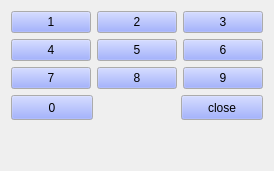
  <widget class="QWidget" name="layoutWidget2">
   <property name="geometry">
    <rect>
     <x>296</x>
     <y>0</y>
     <width>271</width>
     <height>171</height>
    </rect>
   </property>
   <layout class="QVBoxLayout" name="verticalLayout">
    <item>
     <layout class="QGridLayout" name="gridLayout">
      <item row="0" column="1">
       <widget class="QPushButton" name="panelButton_2">
        <property name="sizePolicy">
         <sizepolicy hsizetype="Expanding" vsizetype="Expanding">
          <horstretch>0</horstretch>
          <verstretch>0</verstretch>
         </sizepolicy>
        </property>
        <property name="minimumSize">
         <size>
          <width>0</width>
          <height>0</height>
         </size>
        </property>
        <property name="palette">
         <palette>
          <active>
           <colorrole role="Button">
            <brush brushstyle="SolidPattern">
             <color alpha="255">
              <red>131</red>
              <green>150</green>
              <blue>255</blue>
             </color>
            </brush>
           </colorrole>
           <colorrole role="Shadow">
            <brush brushstyle="SolidPattern">
             <color alpha="255">
              <red>170</red>
              <green>2</green>
              <blue>4</blue>
             </color>
            </brush>
           </colorrole>
          </active>
          <inactive>
           <colorrole role="Button">
            <brush brushstyle="SolidPattern">
             <color alpha="255">
              <red>131</red>
              <green>150</green>
              <blue>255</blue>
             </color>
            </brush>
           </colorrole>
           <colorrole role="Shadow">
            <brush brushstyle="SolidPattern">
             <color alpha="255">
              <red>170</red>
              <green>2</green>
              <blue>4</blue>
             </color>
            </brush>
           </colorrole>
          </inactive>
          <disabled>
           <colorrole role="Button">
            <brush brushstyle="SolidPattern">
             <color alpha="255">
              <red>131</red>
              <green>150</green>
              <blue>255</blue>
             </color>
            </brush>
           </colorrole>
           <colorrole role="Shadow">
            <brush brushstyle="SolidPattern">
             <color alpha="255">
              <red>170</red>
              <green>2</green>
              <blue>4</blue>
             </color>
            </brush>
           </colorrole>
          </disabled>
         </palette>
        </property>
        <property name="focusPolicy">
         <enum>Qt::NoFocus</enum>
        </property>
        <property name="text">
         <string>2</string>
        </property>
        <property name="checkable">
         <bool>false</bool>
        </property>
        <property name="lylbuttonValue" stdset="0">
         <number>50</number>
        </property>
       </widget>
      </item>
      <item row="0" column="2">
       <widget class="QPushButton" name="panelButton_3">
        <property name="sizePolicy">
         <sizepolicy hsizetype="Expanding" vsizetype="Expanding">
          <horstretch>0</horstretch>
          <verstretch>0</verstretch>
         </sizepolicy>
        </property>
        <property name="minimumSize">
         <size>
          <width>0</width>
          <height>0</height>
         </size>
        </property>
        <property name="palette">
         <palette>
          <active>
           <colorrole role="Button">
            <brush brushstyle="SolidPattern">
             <color alpha="255">
              <red>131</red>
              <green>150</green>
              <blue>255</blue>
             </color>
            </brush>
           </colorrole>
           <colorrole role="Shadow">
            <brush brushstyle="SolidPattern">
             <color alpha="255">
              <red>170</red>
              <green>2</green>
              <blue>4</blue>
             </color>
            </brush>
           </colorrole>
          </active>
          <inactive>
           <colorrole role="Button">
            <brush brushstyle="SolidPattern">
             <color alpha="255">
              <red>131</red>
              <green>150</green>
              <blue>255</blue>
             </color>
            </brush>
           </colorrole>
           <colorrole role="Shadow">
            <brush brushstyle="SolidPattern">
             <color alpha="255">
              <red>170</red>
              <green>2</green>
              <blue>4</blue>
             </color>
            </brush>
           </colorrole>
          </inactive>
          <disabled>
           <colorrole role="Button">
            <brush brushstyle="SolidPattern">
             <color alpha="255">
              <red>131</red>
              <green>150</green>
              <blue>255</blue>
             </color>
            </brush>
           </colorrole>
           <colorrole role="Shadow">
            <brush brushstyle="SolidPattern">
             <color alpha="255">
              <red>170</red>
              <green>2</green>
              <blue>4</blue>
             </color>
            </brush>
           </colorrole>
          </disabled>
         </palette>
        </property>
        <property name="focusPolicy">
         <enum>Qt::NoFocus</enum>
        </property>
        <property name="text">
         <string>3</string>
        </property>
        <property name="checkable">
         <bool>false</bool>
        </property>
        <property name="lylbuttonValue" stdset="0">
         <number>51</number>
        </property>
       </widget>
      </item>
      <item row="2" column="2">
       <widget class="QPushButton" name="panelButton_9">
        <property name="sizePolicy">
         <sizepolicy hsizetype="Expanding" vsizetype="Expanding">
          <horstretch>0</horstretch>
          <verstretch>0</verstretch>
         </sizepolicy>
        </property>
        <property name="minimumSize">
         <size>
          <width>0</width>
          <height>0</height>
         </size>
        </property>
        <property name="palette">
         <palette>
          <active>
           <colorrole role="Button">
            <brush brushstyle="SolidPattern">
             <color alpha="255">
              <red>131</red>
              <green>150</green>
              <blue>255</blue>
             </color>
            </brush>
           </colorrole>
           <colorrole role="Shadow">
            <brush brushstyle="SolidPattern">
             <color alpha="255">
              <red>170</red>
              <green>2</green>
              <blue>4</blue>
             </color>
            </brush>
           </colorrole>
          </active>
          <inactive>
           <colorrole role="Button">
            <brush brushstyle="SolidPattern">
             <color alpha="255">
              <red>131</red>
              <green>150</green>
              <blue>255</blue>
             </color>
            </brush>
           </colorrole>
           <colorrole role="Shadow">
            <brush brushstyle="SolidPattern">
             <color alpha="255">
              <red>170</red>
              <green>2</green>
              <blue>4</blue>
             </color>
            </brush>
           </colorrole>
          </inactive>
          <disabled>
           <colorrole role="Button">
            <brush brushstyle="SolidPattern">
             <color alpha="255">
              <red>131</red>
              <green>150</green>
              <blue>255</blue>
             </color>
            </brush>
           </colorrole>
           <colorrole role="Shadow">
            <brush brushstyle="SolidPattern">
             <color alpha="255">
              <red>170</red>
              <green>2</green>
              <blue>4</blue>
             </color>
            </brush>
           </colorrole>
          </disabled>
         </palette>
        </property>
        <property name="focusPolicy">
         <enum>Qt::NoFocus</enum>
        </property>
        <property name="text">
         <string>9</string>
        </property>
        <property name="checkable">
         <bool>false</bool>
        </property>
        <property name="lylbuttonValue" stdset="0">
         <number>57</number>
        </property>
       </widget>
      </item>
      <item row="1" column="0">
       <widget class="QPushButton" name="panelButton_4">
        <property name="sizePolicy">
         <sizepolicy hsizetype="Expanding" vsizetype="Expanding">
          <horstretch>0</horstretch>
          <verstretch>0</verstretch>
         </sizepolicy>
        </property>
        <property name="minimumSize">
         <size>
          <width>0</width>
          <height>0</height>
         </size>
        </property>
        <property name="palette">
         <palette>
          <active>
           <colorrole role="Button">
            <brush brushstyle="SolidPattern">
             <color alpha="255">
              <red>131</red>
              <green>150</green>
              <blue>255</blue>
             </color>
            </brush>
           </colorrole>
           <colorrole role="Shadow">
            <brush brushstyle="SolidPattern">
             <color alpha="255">
              <red>170</red>
              <green>2</green>
              <blue>4</blue>
             </color>
            </brush>
           </colorrole>
          </active>
          <inactive>
           <colorrole role="Button">
            <brush brushstyle="SolidPattern">
             <color alpha="255">
              <red>131</red>
              <green>150</green>
              <blue>255</blue>
             </color>
            </brush>
           </colorrole>
           <colorrole role="Shadow">
            <brush brushstyle="SolidPattern">
             <color alpha="255">
              <red>170</red>
              <green>2</green>
              <blue>4</blue>
             </color>
            </brush>
           </colorrole>
          </inactive>
          <disabled>
           <colorrole role="Button">
            <brush brushstyle="SolidPattern">
             <color alpha="255">
              <red>131</red>
              <green>150</green>
              <blue>255</blue>
             </color>
            </brush>
           </colorrole>
           <colorrole role="Shadow">
            <brush brushstyle="SolidPattern">
             <color alpha="255">
              <red>170</red>
              <green>2</green>
              <blue>4</blue>
             </color>
            </brush>
           </colorrole>
          </disabled>
         </palette>
        </property>
        <property name="focusPolicy">
         <enum>Qt::NoFocus</enum>
        </property>
        <property name="text">
         <string>4</string>
        </property>
        <property name="checkable">
         <bool>false</bool>
        </property>
        <property name="lylbuttonValue" stdset="0">
         <number>52</number>
        </property>
       </widget>
      </item>
      <item row="1" column="1">
       <widget class="QPushButton" name="panelButton_5">
        <property name="sizePolicy">
         <sizepolicy hsizetype="Expanding" vsizetype="Expanding">
          <horstretch>0</horstretch>
          <verstretch>0</verstretch>
         </sizepolicy>
        </property>
        <property name="minimumSize">
         <size>
          <width>0</width>
          <height>0</height>
         </size>
        </property>
        <property name="palette">
         <palette>
          <active>
           <colorrole role="Button">
            <brush brushstyle="SolidPattern">
             <color alpha="255">
              <red>131</red>
              <green>150</green>
              <blue>255</blue>
             </color>
            </brush>
           </colorrole>
           <colorrole role="Shadow">
            <brush brushstyle="SolidPattern">
             <color alpha="255">
              <red>170</red>
              <green>2</green>
              <blue>4</blue>
             </color>
            </brush>
           </colorrole>
          </active>
          <inactive>
           <colorrole role="Button">
            <brush brushstyle="SolidPattern">
             <color alpha="255">
              <red>131</red>
              <green>150</green>
              <blue>255</blue>
             </color>
            </brush>
           </colorrole>
           <colorrole role="Shadow">
            <brush brushstyle="SolidPattern">
             <color alpha="255">
              <red>170</red>
              <green>2</green>
              <blue>4</blue>
             </color>
            </brush>
           </colorrole>
          </inactive>
          <disabled>
           <colorrole role="Button">
            <brush brushstyle="SolidPattern">
             <color alpha="255">
              <red>131</red>
              <green>150</green>
              <blue>255</blue>
             </color>
            </brush>
           </colorrole>
           <colorrole role="Shadow">
            <brush brushstyle="SolidPattern">
             <color alpha="255">
              <red>170</red>
              <green>2</green>
              <blue>4</blue>
             </color>
            </brush>
           </colorrole>
          </disabled>
         </palette>
        </property>
        <property name="focusPolicy">
         <enum>Qt::NoFocus</enum>
        </property>
        <property name="text">
         <string>5</string>
        </property>
        <property name="checkable">
         <bool>false</bool>
        </property>
        <property name="lylbuttonValue" stdset="0">
         <number>53</number>
        </property>
       </widget>
      </item>
      <item row="1" column="2">
       <widget class="QPushButton" name="panelButton_6">
        <property name="sizePolicy">
         <sizepolicy hsizetype="Expanding" vsizetype="Expanding">
          <horstretch>0</horstretch>
          <verstretch>0</verstretch>
         </sizepolicy>
        </property>
        <property name="minimumSize">
         <size>
          <width>0</width>
          <height>0</height>
         </size>
        </property>
        <property name="palette">
         <palette>
          <active>
           <colorrole role="Button">
            <brush brushstyle="SolidPattern">
             <color alpha="255">
              <red>131</red>
              <green>150</green>
              <blue>255</blue>
             </color>
            </brush>
           </colorrole>
           <colorrole role="Shadow">
            <brush brushstyle="SolidPattern">
             <color alpha="255">
              <red>170</red>
              <green>2</green>
              <blue>4</blue>
             </color>
            </brush>
           </colorrole>
          </active>
          <inactive>
           <colorrole role="Button">
            <brush brushstyle="SolidPattern">
             <color alpha="255">
              <red>131</red>
              <green>150</green>
              <blue>255</blue>
             </color>
            </brush>
           </colorrole>
           <colorrole role="Shadow">
            <brush brushstyle="SolidPattern">
             <color alpha="255">
              <red>170</red>
              <green>2</green>
              <blue>4</blue>
             </color>
            </brush>
           </colorrole>
          </inactive>
          <disabled>
           <colorrole role="Button">
            <brush brushstyle="SolidPattern">
             <color alpha="255">
              <red>131</red>
              <green>150</green>
              <blue>255</blue>
             </color>
            </brush>
           </colorrole>
           <colorrole role="Shadow">
            <brush brushstyle="SolidPattern">
             <color alpha="255">
              <red>170</red>
              <green>2</green>
              <blue>4</blue>
             </color>
            </brush>
           </colorrole>
          </disabled>
         </palette>
        </property>
        <property name="focusPolicy">
         <enum>Qt::NoFocus</enum>
        </property>
        <property name="text">
         <string>6</string>
        </property>
        <property name="checkable">
         <bool>false</bool>
        </property>
        <property name="lylbuttonValue" stdset="0">
         <number>54</number>
        </property>
       </widget>
      </item>
      <item row="2" column="0">
       <widget class="QPushButton" name="panelButton_7">
        <property name="sizePolicy">
         <sizepolicy hsizetype="Expanding" vsizetype="Expanding">
          <horstretch>0</horstretch>
          <verstretch>0</verstretch>
         </sizepolicy>
        </property>
        <property name="minimumSize">
         <size>
          <width>0</width>
          <height>0</height>
         </size>
        </property>
        <property name="palette">
         <palette>
          <active>
           <colorrole role="Button">
            <brush brushstyle="SolidPattern">
             <color alpha="255">
              <red>131</red>
              <green>150</green>
              <blue>255</blue>
             </color>
            </brush>
           </colorrole>
           <colorrole role="Shadow">
            <brush brushstyle="SolidPattern">
             <color alpha="255">
              <red>170</red>
              <green>2</green>
              <blue>4</blue>
             </color>
            </brush>
           </colorrole>
          </active>
          <inactive>
           <colorrole role="Button">
            <brush brushstyle="SolidPattern">
             <color alpha="255">
              <red>131</red>
              <green>150</green>
              <blue>255</blue>
             </color>
            </brush>
           </colorrole>
           <colorrole role="Shadow">
            <brush brushstyle="SolidPattern">
             <color alpha="255">
              <red>170</red>
              <green>2</green>
              <blue>4</blue>
             </color>
            </brush>
           </colorrole>
          </inactive>
          <disabled>
           <colorrole role="Button">
            <brush brushstyle="SolidPattern">
             <color alpha="255">
              <red>131</red>
              <green>150</green>
              <blue>255</blue>
             </color>
            </brush>
           </colorrole>
           <colorrole role="Shadow">
            <brush brushstyle="SolidPattern">
             <color alpha="255">
              <red>170</red>
              <green>2</green>
              <blue>4</blue>
             </color>
            </brush>
           </colorrole>
          </disabled>
         </palette>
        </property>
        <property name="focusPolicy">
         <enum>Qt::NoFocus</enum>
        </property>
        <property name="text">
         <string>7</string>
        </property>
        <property name="checkable">
         <bool>false</bool>
        </property>
        <property name="lylbuttonValue" stdset="0">
         <number>55</number>
        </property>
       </widget>
      </item>
      <item row="2" column="1">
       <widget class="QPushButton" name="panelButton_8">
        <property name="sizePolicy">
         <sizepolicy hsizetype="Expanding" vsizetype="Expanding">
          <horstretch>0</horstretch>
          <verstretch>0</verstretch>
         </sizepolicy>
        </property>
        <property name="minimumSize">
         <size>
          <width>0</width>
          <height>0</height>
         </size>
        </property>
        <property name="palette">
         <palette>
          <active>
           <colorrole role="Button">
            <brush brushstyle="SolidPattern">
             <color alpha="255">
              <red>131</red>
              <green>150</green>
              <blue>255</blue>
             </color>
            </brush>
           </colorrole>
           <colorrole role="Shadow">
            <brush brushstyle="SolidPattern">
             <color alpha="255">
              <red>170</red>
              <green>2</green>
              <blue>4</blue>
             </color>
            </brush>
           </colorrole>
          </active>
          <inactive>
           <colorrole role="Button">
            <brush brushstyle="SolidPattern">
             <color alpha="255">
              <red>131</red>
              <green>150</green>
              <blue>255</blue>
             </color>
            </brush>
           </colorrole>
           <colorrole role="Shadow">
            <brush brushstyle="SolidPattern">
             <color alpha="255">
              <red>170</red>
              <green>2</green>
              <blue>4</blue>
             </color>
            </brush>
           </colorrole>
          </inactive>
          <disabled>
           <colorrole role="Button">
            <brush brushstyle="SolidPattern">
             <color alpha="255">
              <red>131</red>
              <green>150</green>
              <blue>255</blue>
             </color>
            </brush>
           </colorrole>
           <colorrole role="Shadow">
            <brush brushstyle="SolidPattern">
             <color alpha="255">
              <red>170</red>
              <green>2</green>
              <blue>4</blue>
             </color>
            </brush>
           </colorrole>
          </disabled>
         </palette>
        </property>
        <property name="focusPolicy">
         <enum>Qt::NoFocus</enum>
        </property>
        <property name="text">
         <string>8</string>
        </property>
        <property name="checkable">
         <bool>false</bool>
        </property>
        <property name="lylbuttonValue" stdset="0">
         <number>56</number>
        </property>
       </widget>
      </item>
      <item row="0" column="0">
       <widget class="QPushButton" name="panelButton_1">
        <property name="sizePolicy">
         <sizepolicy hsizetype="Expanding" vsizetype="Expanding">
          <horstretch>0</horstretch>
          <verstretch>0</verstretch>
         </sizepolicy>
        </property>
        <property name="minimumSize">
         <size>
          <width>0</width>
          <height>0</height>
         </size>
        </property>
        <property name="palette">
         <palette>
          <active>
           <colorrole role="Button">
            <brush brushstyle="SolidPattern">
             <color alpha="255">
              <red>131</red>
              <green>150</green>
              <blue>255</blue>
             </color>
            </brush>
           </colorrole>
           <colorrole role="Shadow">
            <brush brushstyle="SolidPattern">
             <color alpha="255">
              <red>170</red>
              <green>2</green>
              <blue>4</blue>
             </color>
            </brush>
           </colorrole>
          </active>
          <inactive>
           <colorrole role="Button">
            <brush brushstyle="SolidPattern">
             <color alpha="255">
              <red>131</red>
              <green>150</green>
              <blue>255</blue>
             </color>
            </brush>
           </colorrole>
           <colorrole role="Shadow">
            <brush brushstyle="SolidPattern">
             <color alpha="255">
              <red>170</red>
              <green>2</green>
              <blue>4</blue>
             </color>
            </brush>
           </colorrole>
          </inactive>
          <disabled>
           <colorrole role="Button">
            <brush brushstyle="SolidPattern">
             <color alpha="255">
              <red>131</red>
              <green>150</green>
              <blue>255</blue>
             </color>
            </brush>
           </colorrole>
           <colorrole role="Shadow">
            <brush brushstyle="SolidPattern">
             <color alpha="255">
              <red>170</red>
              <green>2</green>
              <blue>4</blue>
             </color>
            </brush>
           </colorrole>
          </disabled>
         </palette>
        </property>
        <property name="focusPolicy">
         <enum>Qt::NoFocus</enum>
        </property>
        <property name="text">
         <string>1</string>
        </property>
        <property name="checkable">
         <bool>false</bool>
        </property>
        <property name="lylbuttonValue" stdset="0">
         <number>49</number>
        </property>
       </widget>
      </item>
     </layout>
    </item>
    <item>
     <layout class="QHBoxLayout" name="horizontalLayout">
      <item>
       <widget class="QPushButton" name="panelButton_0">
        <property name="sizePolicy">
         <sizepolicy hsizetype="Expanding" vsizetype="Expanding">
          <horstretch>0</horstretch>
          <verstretch>0</verstretch>
         </sizepolicy>
        </property>
        <property name="minimumSize">
         <size>
          <width>0</width>
          <height>0</height>
         </size>
        </property>
        <property name="palette">
         <palette>
          <active>
           <colorrole role="Button">
            <brush brushstyle="SolidPattern">
             <color alpha="255">
              <red>131</red>
              <green>150</green>
              <blue>255</blue>
             </color>
            </brush>
           </colorrole>
           <colorrole role="Shadow">
            <brush brushstyle="SolidPattern">
             <color alpha="255">
              <red>170</red>
              <green>2</green>
              <blue>4</blue>
             </color>
            </brush>
           </colorrole>
          </active>
          <inactive>
           <colorrole role="Button">
            <brush brushstyle="SolidPattern">
             <color alpha="255">
              <red>131</red>
              <green>150</green>
              <blue>255</blue>
             </color>
            </brush>
           </colorrole>
           <colorrole role="Shadow">
            <brush brushstyle="SolidPattern">
             <color alpha="255">
              <red>170</red>
              <green>2</green>
              <blue>4</blue>
             </color>
            </brush>
           </colorrole>
          </inactive>
          <disabled>
           <colorrole role="Button">
            <brush brushstyle="SolidPattern">
             <color alpha="255">
              <red>131</red>
              <green>150</green>
              <blue>255</blue>
             </color>
            </brush>
           </colorrole>
           <colorrole role="Shadow">
            <brush brushstyle="SolidPattern">
             <color alpha="255">
              <red>170</red>
              <green>2</green>
              <blue>4</blue>
             </color>
            </brush>
           </colorrole>
          </disabled>
         </palette>
        </property>
        <property name="focusPolicy">
         <enum>Qt::NoFocus</enum>
        </property>
        <property name="text">
         <string>0</string>
        </property>
        <property name="checkable">
         <bool>false</bool>
        </property>
        <property name="lylbuttonValue" stdset="0">
         <number>48</number>
        </property>
       </widget>
      </item>
      <item>
       <spacer name="horizontalSpacer">
        <property name="orientation">
         <enum>Qt::Horizontal</enum>
        </property>
        <property name="sizeHint" stdset="0">
         <size>
          <width>40</width>
          <height>20</height>
         </size>
        </property>
       </spacer>
      </item>
      <item>
       <widget class="QPushButton" name="closeBtn">
        <property name="sizePolicy">
         <sizepolicy hsizetype="Expanding" vsizetype="Expanding">
          <horstretch>0</horstretch>
          <verstretch>0</verstretch>
         </sizepolicy>
        </property>
        <property name="minimumSize">
         <size>
          <width>0</width>
          <height>0</height>
         </size>
        </property>
        <property name="palette">
         <palette>
          <active>
           <colorrole role="Button">
            <brush brushstyle="SolidPattern">
             <color alpha="255">
              <red>131</red>
              <green>150</green>
              <blue>255</blue>
             </color>
            </brush>
           </colorrole>
           <colorrole role="Shadow">
            <brush brushstyle="SolidPattern">
             <color alpha="255">
              <red>170</red>
              <green>2</green>
              <blue>4</blue>
             </color>
            </brush>
           </colorrole>
          </active>
          <inactive>
           <colorrole role="Button">
            <brush brushstyle="SolidPattern">
             <color alpha="255">
              <red>131</red>
              <green>150</green>
              <blue>255</blue>
             </color>
            </brush>
           </colorrole>
           <colorrole role="Shadow">
            <brush brushstyle="SolidPattern">
             <color alpha="255">
              <red>170</red>
              <green>2</green>
              <blue>4</blue>
             </color>
            </brush>
           </colorrole>
          </inactive>
          <disabled>
           <colorrole role="Button">
            <brush brushstyle="SolidPattern">
             <color alpha="255">
              <red>131</red>
              <green>150</green>
              <blue>255</blue>
             </color>
            </brush>
           </colorrole>
           <colorrole role="Shadow">
            <brush brushstyle="SolidPattern">
             <color alpha="255">
              <red>170</red>
              <green>2</green>
              <blue>4</blue>
             </color>
            </brush>
           </colorrole>
          </disabled>
         </palette>
        </property>
        <property name="focusPolicy">
         <enum>Qt::NoFocus</enum>
        </property>
        <property name="text">
         <string>close</string>
        </property>
        <property name="checkable">
         <bool>false</bool>
        </property>
        <property name="lylbuttonValue" stdset="0">
         <char>
          <unicode>48</unicode>
         </char>
        </property>
       </widget>
      </item>
     </layout>
    </item>
    <item>
     <spacer name="verticalSpacer">
      <property name="orientation">
       <enum>Qt::Vertical</enum>
      </property>
      <property name="sizeHint" stdset="0">
       <size>
        <width>20</width>
        <height>40</height>
       </size>
      </property>
     </spacer>
    </item>
   </layout>
  </widget>
